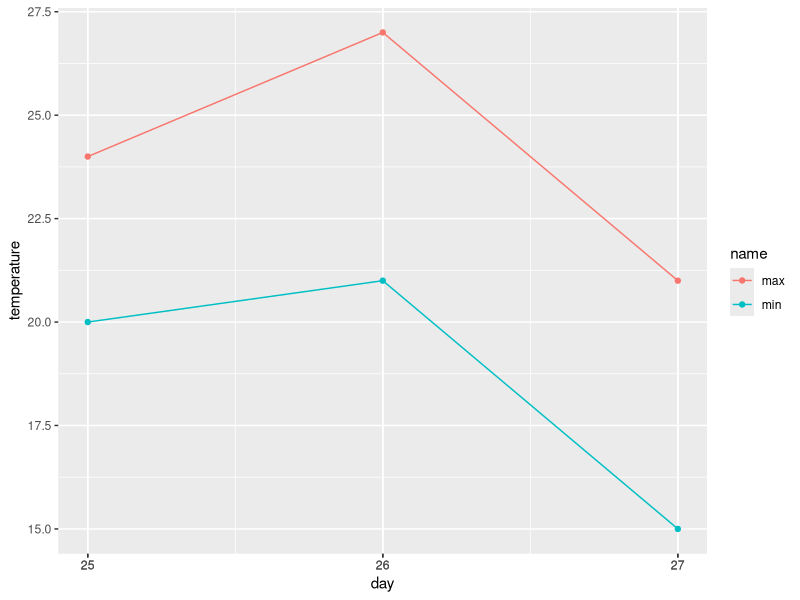

Write R code to recreate this figure.
## ---- chunk 1
library(tidyverse)
## ---- chunk 2
my_df <- data.frame(
  name    = c("A", "B", "C", "D"),
  english = c( 60,  90,  70,  90),
  math    = c( 70,  80,  90, 100),
  gender  = c("f", "m", "m", "f"))
## ---- chunk 3
my_df <- tribble(
  ~name, ~english, ~math, ~gender,
  "A",         60,    70,     "f",
  "B",         90,    80,     "m",
  "C",         70,    90,     "m",
  "D",         90,   100,     "f")
## ---- chunk 4
head(my_df)
# 結果は割愛
## ---- chunk 5
dim(my_df)  # 行数と列数
#> [1] 4 4

nrow(my_df) # 行数
#> [1] 4

ncol(my_df) # 列数
#> [1] 4
## ---- chunk 6
my_df2 <- expand.grid(
  X = c(1, 2, 3),
  Y = c(10, 100))
my_df2
#>   X   Y
#> 1 1  10
#> 2 2  10
#> 3 3  10
#> 4 1 100
#> 5 2 100
#> 6 3 100
## ---- chunk 7
colnames(my_df2)
#> [1] "X" "Y"
## ---- chunk 8
colnames(my_df2) <- c("P", "Q")
my_df2
#>   P   Q
#> 1 1  10
#> 2 2  10
# 以下省略
## ---- chunk 9
row.names(my_df)
#> [1] "1" "2" "3" "4"
## ---- chunk 10
row.names(my_df2) <-
  c("a", "b", "c", "d", "e", "f")
my_df2
#>   P   Q
#> a 1  10
#> b 2  10
#> c 3  10
# 以下省略
## ---- chunk 11
my_df3 <- data.frame(
  english =   c( 60,  90,  70,  90),
  math    =   c( 70,  80,  90, 100),
  gender  =   c("f", "m", "m", "f"),
  row.names = c("A", "B", "C", "D"))
my_df3
#>   english math gender
#> A      60   70      f
#> B      90   80      m
#> C      70   90      m
#> D      90  100      f
## ---- chunk 12
tmp <- data.frame(
  name    = "E",
  english =  80,
  math    =  80,
  gender  = "m")
my_df2 <- rbind(my_df, tmp)
## ---- chunk 13
my_df2 <- my_df %>%
  mutate(id = c(1, 2, 3, 4))
## ---- chunk 14
my_df3 <- my_df               # コピー
my_df3["id"] <- c(1, 2, 3, 4) # 更新
my_df3 # 結果の確認（割愛）
## ---- chunk 15
my_df[1, 2]
#> [1] 60
## ---- chunk 16
x <- my_df[, 2]
# あるいは
x <- my_df$english
# あるいは
x <- my_df$"english"
# あるいは
x <- my_df[["english"]]
# あるいは
tmp <- "english"
x <- my_df[[tmp]]

x # 結果の確認（割愛）
## ---- chunk 17
x <- my_df %>% select(name, math)
## ---- chunk 18
x <- my_df[, c(1, 3)]
## ---- chunk 19
x <- my_df %>%
  select(-c(english, gender))
# あるいは
x <- my_df[, -c(2, 4)]
## ---- chunk 20
x <- my_df[c(1, 3), ]
## ---- chunk 21
x <- my_df[-c(2, 4), ]
## ---- chunk 22
x <- my_df[my_df$gender == "m", ]
# あるいは
x <- my_df %>% filter(gender == "m")
## ---- chunk 23
x <- my_df[my_df$english > 80 & my_df$gender == "m", ]
# あるいは
x <- my_df %>% filter(english > 80 & gender == "m")
## ---- chunk 24
x <- my_df[my_df$english == max(my_df$english), ]
# あるいは
x <- my_df %>% filter(english == max(my_df$english))
## ---- chunk 25
my_df2 <- my_df # コピー
my_df2[my_df$gender == "m", ]$gender <- "M"
## ---- chunk 26
my_df2
#>   name english math gender
#> 1    A      60   70      f
#> 2    B      90   80      M
#> 3    C      70   90      M
#> 4    D      90  100      f
## ---- chunk 27
x <- my_df %>% arrange(english)
## ---- chunk 28
x <- my_df %>% arrange(-english)
## ---- chunk 29
x <- c(2, 3, 5, 7, 11, 13, 17, 19, 23,
       29, 31, 37)
A <- matrix(
  data = x,     # 1次元データ
  nrow = 3,     # 行数
  byrow = TRUE) # 行ごとの生成
A
#>      [,1] [,2] [,3] [,4]
#> [1,]    2    3    5    7
#> [2,]   11   13   17   19
#> [3,]   23   29   31   37
## ---- chunk 30
A <- my_df[, c(2, 3)] %>% as.matrix
A
#>      english math
#> [1,]      60   70
#> [2,]      90   80
#> [3,]      70   90
#> [4,]      90  100
## ---- chunk 31
as.data.frame(A)
#>   english math
#> 1      60   70
#> 2      90   80
#> 3      70   90
#> 4      90  100
## ---- chunk 32
t(A)
#>         [,1] [,2] [,3] [,4]
#> english   60   90   70   90
#> math      70   80   90  100
## ---- chunk 33
t(A) %*% A
#>         english  math
#> english   24700 26700
#> math      26700 29400
## ---- chunk 34
my_wider <- data.frame(
  day = c(25, 26, 27),
  min = c(20, 21, 15),
  max = c(24, 27, 21))
## ---- chunk 35
my_longer <- my_wider %>%
  pivot_longer(-day)
my_longer
#> # A tibble: 6 x 3
#>     day name  value
#>   <dbl> <chr> <dbl>
#> 1    25 min      20
#> 2    25 max      24
#> 3    26 min      21
#> 4    26 max      27
#> 5    27 min      15
#> 6    27 max      21
## ---- chunk 36
my_longer %>% pivot_wider()
#> # A tibble: 3 x 3
#>     day   min   max
#>   <dbl> <dbl> <dbl>
#> 1    25    20    24
#> 2    26    21    27
#> 3    27    15    21
## ---- chunk 37
my_longer %>%
  ggplot(aes(x = day, y = value,
             color = name)) +
  geom_point() +
  geom_line() +
  ylab("temperature") + # y軸ラベル
  scale_x_continuous(
    breaks = my_longer$day) # x軸目盛り
